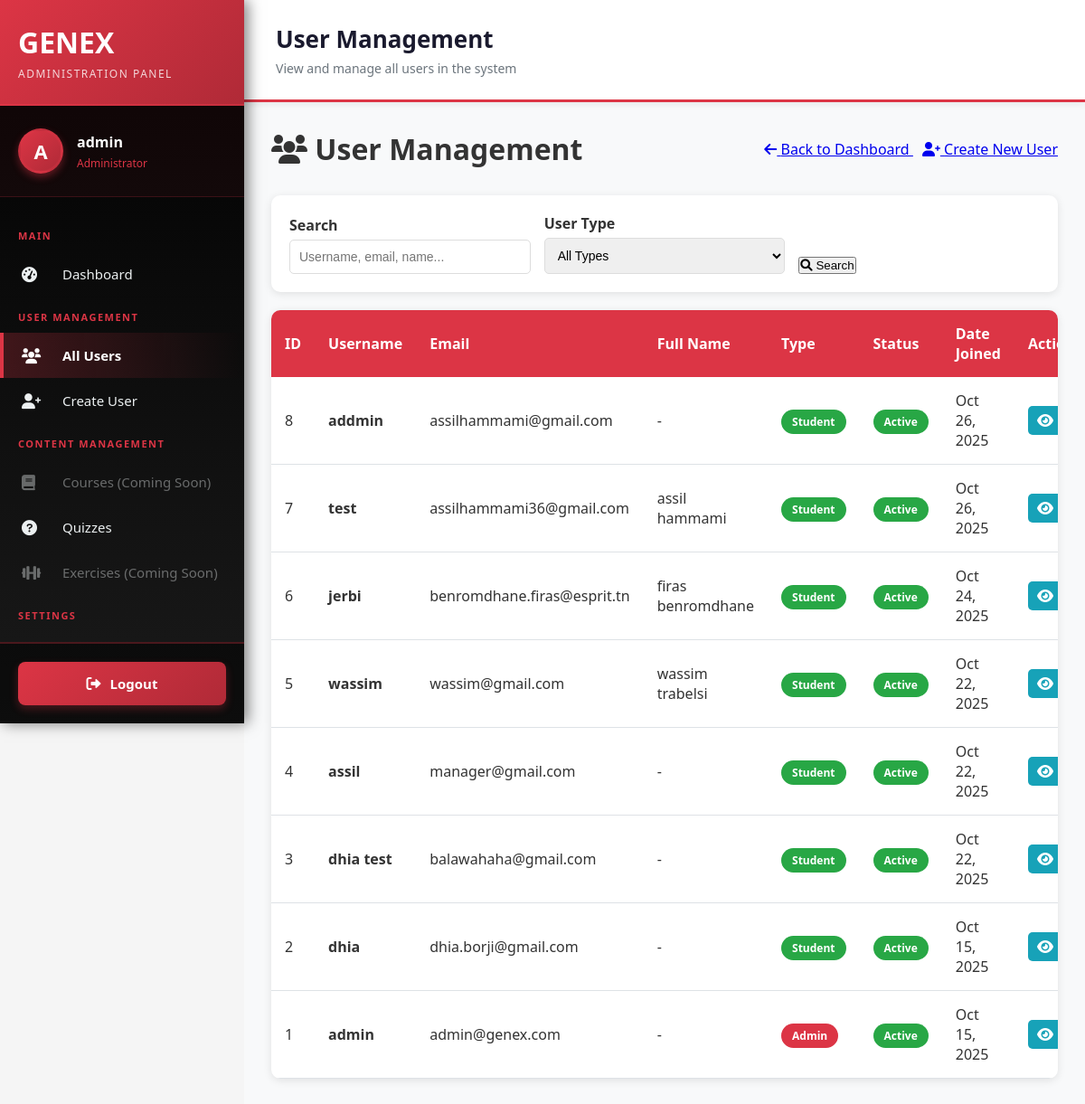
The app's page /users/backoffice/users/ (signed in), older data.
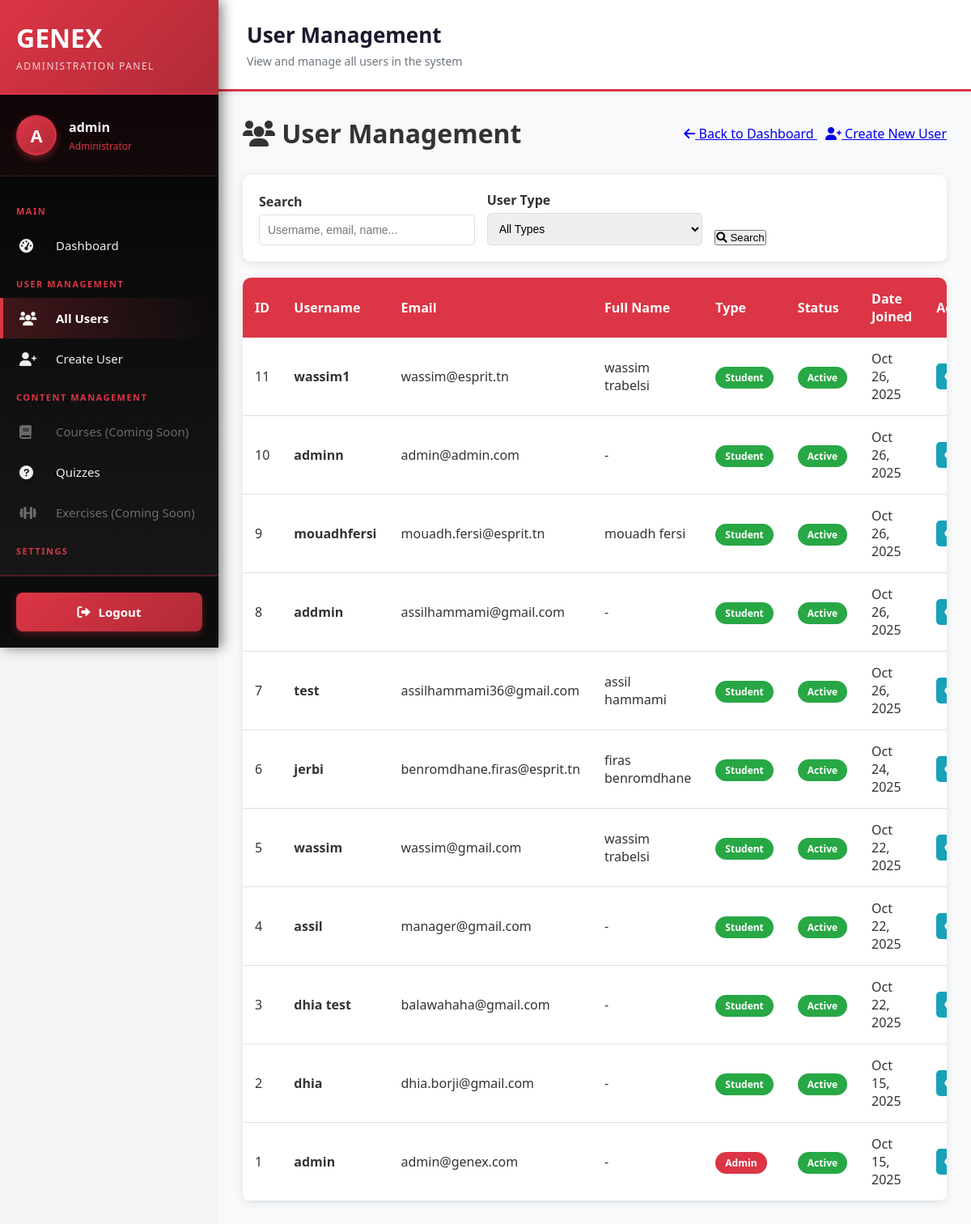
The same page, newer data.
### users/models.py (models this page shows, shortened)
class User(AbstractUser):
    USER_TYPE_CHOICES = (
        ('admin', 'Admin'),
        ('student', 'Student'),
    )
    LEVEL_CHOICES = (
        ('weak', 'Weak'),
        ('medium', 'Medium'),
        ('advanced', 'Advanced'),
    )
    user_type = models.CharField(max_length=10, choices=USER_TYPE_CHOICES, default='student')
    level = models.CharField(max_length=10, choices=LEVEL_CHOICES, blank=True, null=True)
    student_class = models.CharField(max_length=50, blank=True, null=True)
    current_streak = models.IntegerField(default=0, help_text="Current consecutive days with quiz completion")
    longest_streak = models.IntegerField(default=0, help_text="Longest streak ever achieved")
    last_quiz_date = models.DateTimeField(null=True, blank=True, help_text="Last time user completed a quiz")
    THEME_CHOICES = (
        ('light', 'Light'),
        ('dark', 'Dark'),
        ('auto', 'Auto'),
    )
    theme_preference = models.CharField(max_length=10, choices=THEME_CHOICES, default='auto', help_text="User's theme preference")

### users/views.py (the view, shortened to what this page needs)
# urls.py: path('backoffice/users/', views.backoffice_user_list, name='backoffice_user_list'),
@user_passes_test(is_admin, login_url='main:signin')
def backoffice_user_list(request):
    search_query = request.GET.get('search', '')
    user_type_filter = request.GET.get('user_type', '')
    users = User.objects.all().order_by('-date_joined')
    if user_type_filter:
        users = users.filter(user_type=user_type_filter)
    paginator = Paginator(users, 20)  # 20 users per page
    page_number = request.GET.get('page')
    page_obj = paginator.get_page(page_number)
    context = {
        'page_obj': page_obj,
        'search_query': search_query,
        'user_type_filter': user_type_filter,
    }
    return render(request, 'users/backoffice/user_list.html', context)

### users/views.py (called while the page is built)
def is_admin(user):
    return user.is_authenticated and (user.is_superuser or user.user_type == 'admin')

### templates/users/backoffice/user_list.html (shortened to what this page needs)
{% extends 'users/backoffice/base.html' %}
{% block nav_users %}active{% endblock %}
{% block page_title %}User Management{% endblock %}
{% block page_description %}View and manage all users in the system{% endblock %}
{% block content %}
<div class="backoffice-container">
    <div class="page-header">
        <h1><i class="fas fa-users"></i> User Management</h1>
        <div>
            <a href="{% url 'users:backoffice_dashboard' %}" class="btn-outline-red" style="margin-right: 10px;">
                <i class="fas fa-arrow-left"></i> Back to Dashboard
            </a>
            <a href="{% url 'users:backoffice_user_create' %}" class="btn-red">
                <i class="fas fa-user-plus"></i> Create New User
            </a>
        </div>
    </div>
    <div class="filters-section">
        <form method="get" class="filters-form" id="userSearchForm">
            <div class="form-group">
                <label for="search">Search</label>
                <input type="text"
                       id="search"
                       name="search"
                       placeholder="Username, email, name..."
                       value="{{ search_query }}"
                       autocomplete="off">
            </div>
            <div class="form-group">
                <label for="user_type">User Type</label>
                <select id="user_type" name="user_type">
                    <option value="">All Types</option>
                </select>
            </div>
            <div class="form-group">
                <button type="submit" class="btn-red"><i class="fas fa-search"></i> Search</button>
            </div>
        </form>
    </div>
    <div class="users-table-container">
        <table class="user-table">
            <thead>
                <tr>
                    <th>ID</th>
                    <th>Username</th>
                    <th>Email</th>
                    <th>Full Name</th>
                    <th>Type</th>
                    <th>Status</th>
                    <th>Date Joined</th>
                    <th>Actions</th>
                </tr>
            </thead>
            <tbody>
                {% for user_obj in page_obj %}
                <tr>
                    <td>{{ user_obj.id }}</td>
                    <td><strong>{{ user_obj.username }}</strong></td>
                    <td>{{ user_obj.email }}</td>
                    <td>{{ user_obj.get_full_name|default:"-" }}</td>
                    <td>
                        <span class="badge badge-{{ user_obj.user_type }}">
                            {{ user_obj.get_user_type_display }}
                        </span>
                    </td>
                    <td>
                        <span class="badge badge-{% if user_obj.is_active %}active{% else %}inactive{% endif %}">
                            {% if user_obj.is_active %}Active{% else %}Inactive{% endif %}
                        </span>
                    </td>
                    <td>{{ user_obj.date_joined|date:"M d, Y" }}</td>
                    <td>
                        <div class="action-buttons">
                            <a href="{% url 'users:backoffice_user_detail' user_obj.id %}" class="btn-view" title="View">
                                <i class="fas fa-eye"></i>
                            </a>
                        </div>
                    </td>
                </tr>
                {% endfor %}
            </tbody>
        </table>
    </div>
</div>
{% endblock %}

### templates/users/backoffice/base.html (shortened to what this page needs)
<!DOCTYPE html>
<html lang="fr">
<head>
    <link rel="stylesheet" href="https://cdnjs.cloudflare.com/ajax/libs/font-awesome/6.0.0/css/all.min.css">
</head>
<body>
    <aside class="sidebar" id="sidebar">
        <div class="sidebar-header">
            <h1>GEN<span>EX</span></h1>
            <p>Administration Panel</p>
        </div>
        <div class="sidebar-user">
            <div class="sidebar-user-avatar">
                {{ user.username.0|upper }}
            </div>
            <div class="sidebar-user-info">
                <h3>{{ user.username }}</h3>
                <p>Administrator</p>
            </div>
        </div>
        <nav class="sidebar-menu">
            <div class="sidebar-menu-title">Main</div>
            <a href="{% url 'users:backoffice_dashboard' %}" class="{% block nav_dashboard %}{% endblock %}">
                <i class="fas fa-tachometer-alt"></i> Dashboard
            </a>
            <div class="sidebar-menu-title">User Management</div>
            <a href="{% url 'users:backoffice_user_list' %}" class="{% block nav_users %}{% endblock %}">
                <i class="fas fa-users"></i> All Users
            </a>
            <a href="{% url 'users:backoffice_user_create' %}" class="{% block nav_create_user %}{% endblock %}">
                <i class="fas fa-user-plus"></i> Create User
            </a>
            <div class="sidebar-menu-title">Content Management</div>
            <a href="#" class="disabled">
                <i class="fas fa-book"></i> Courses (Coming Soon)
            </a>
            <a href="{% url 'users:backoffice_quiz_list' %}" class="{% block nav_quizzes %}{% endblock %}">
                <i class="fas fa-question-circle"></i> Quizzes
            </a>
            <a href="#" class="disabled">
                <i class="fas fa-dumbbell"></i> Exercises (Coming Soon)
            </a>
            <div class="sidebar-menu-title">Settings</div>
            <a href="#" class="disabled">
            </a>
        </nav>
        <div class="sidebar-footer">
            <a href="{% url 'main:signout' %}">
                <i class="fas fa-sign-out-alt"></i> Logout
            </a>
        </div>
    </aside>
    <div class="main-content">
        <div class="topbar">
            <div class="topbar-title">
                <h2>{% block page_title %}Dashboard{% endblock %}</h2>
                <p>{% block page_description %}Welcome to the administration panel{% endblock %}</p>
            </div>
        </div>
        <div class="content-container">
            {% block content %}{% endblock %}
        </div>
    </div>
</body>
</html>

Row changes from the older to the newer data that the page shows:
added User: id "11", username "wassim1", email "wassim@esprit.tn", get_full_name "wassim trabelsi", user_type "Student", is_active "Active", date_joined "Oct 26, 2025"
added User: id "10", username "adminn", email "admin@admin.com", get_full_name "-", user_type "Student", is_active "Active", date_joined "Oct 26, 2025"
added User: id "9", username "mouadhfersi", email "mouadh.fersi@esprit.tn", get_full_name "mouadh fersi", user_type "Student", is_active "Active", date_joined "Oct 26, 2025"
